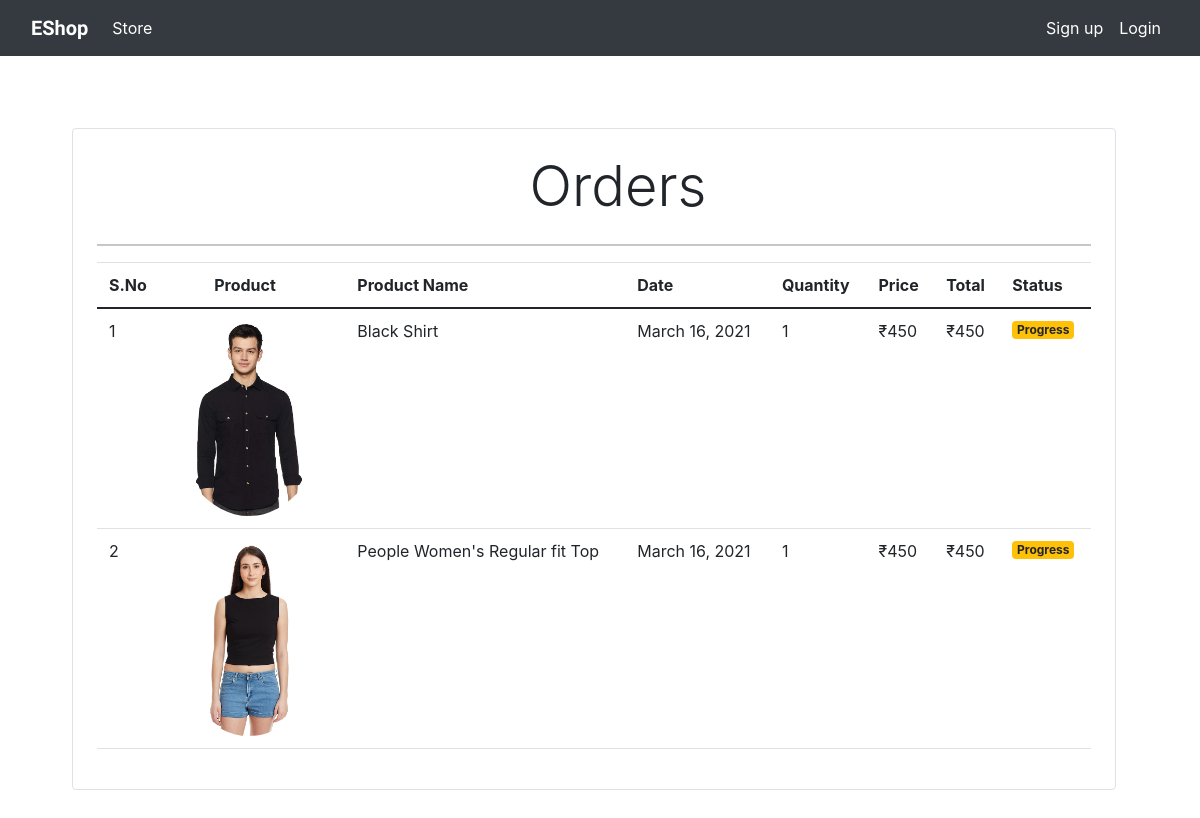
Screenshot of /orders (signed in) with the database file from the repository.
### store/models/order.py (models this page shows)
class Order(models.Model):
    product = models.ForeignKey(Product,on_delete=models.CASCADE)
    customer = models.ForeignKey(Customer,on_delete=models.CASCADE)
    quantity = models.IntegerField(default=1)
    address = models.CharField(max_length=50,default='',blank=True)
    phone = models.CharField(max_length=50,default='',blank=True)
    price = models.IntegerField()
    date = models.DateField(default=datetime.datetime.today())
    status = models.BooleanField(default=False)
    @staticmethod
    def get_orders_by_customer(customer_id):
        return Order.objects.filter(customer=customer_id).order_by('-date')

### store/models/product.py (models this page shows, shortened)
class Product(models.Model):
    name = models.CharField(max_length=50)
    price = models.IntegerField(default=0)
    category = models.ForeignKey(Category,on_delete=models.CASCADE,default=1)
    descripton = models.CharField(max_length=200,default='',null=True,blank=True)
    image = models.ImageField(upload_to='uploads/products/')

### store/views2/orders.py (the view)
# urls.py: path('orders',orders.OrderView.as_view(),name="orders"),
class OrderView(View):
    def get(self,request):
        customer = Customer.objects.get(user=request.user)
        orders = Order.get_orders_by_customer(customer)
        cart_size = Cart.get_all_products_by_user(request.user.id)
        return render(request,'orders.html',{'orders':orders,'cart_size':len(cart_size)})

### store/models/cart.py (called while the page is built)
    @staticmethod
    def get_all_products_by_user(user_id):
        return Cart.objects.filter(user = user_id)

### store/templatetags/custom_filter.py (called while the page is built)
@register.filter(name='currency_symbol')
def add_currency_symbol(number):
    return "₹" + str(number)

@register.filter(name='multiply')
def total_price(price,quantity):
    return price*quantity

### store/templates/orders.html (shortened to what this page needs)
{% extends 'base.html' %}
{% load cart %}
{% load custom_filter %}
{% block content %}
 <div class="container p-4 m-4">
 <div class="p-4 m-4 border rounded">
     <div class="text-center display-4 ml-4 pl-4 mb-4"><p>Orders</p></div>
     <hr/>
 <table class="table">
     <thead>
         <tr>
             <th>S.No</th>
             <th></th>
             <th>Product</th>
             <th>Product Name</th>
             <th>Date</th>
             <th>Quantity</th>
             <th>Price</th>
             <th>Total</th>
             <th>Status</th>
         </tr>
     </thead>
     <tbody>
     {% for order in orders %}
         <tr>
             <td>{{forloop.counter}}</td>
             <td colspan="2"><img class="rounded-circle" src="{{order.product.image.url}}" width="150" /></td>
             <td>{{order.product.name}}</td>
             <td>{{order.date}}</td>
             <td>{{order.quantity}}</td>
             <td>{{order.price|currency_symbol}}</td>
             <td>{{order.price|multiply:order.quantity|currency_symbol}}</td>
             {% if order.status %}
             <td><small class="badge badge-success">Completed</small></td>
             {% else %}
             <td><small class="badge badge-warning">Progress</small></td>
             {% endif %}
         </tr>
      {% endfor %}
     </tbody>
 </table>
 </div>
</div>
{%endblock content%}

### rows the page displays
Order: product.image (picture), product.name "Black Shirt", date "March 16, 2021", quantity "1", price "₹450", price|multiply "₹450", status "Progress"
Order: product.image (picture), product.name "People Women's Regular fit Top", date "March 16, 2021", quantity "1", price "₹450", price|multiply "₹450", status "Progress"
